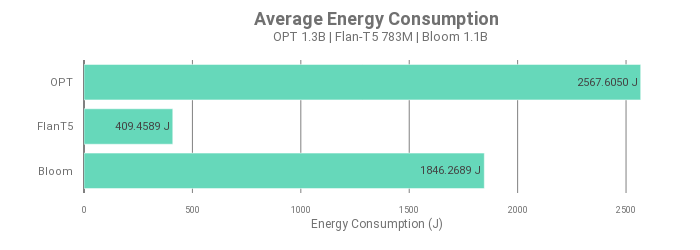

Notebook code cell kept with this figure:
### Code cell
def plot_average_energy_bar(dataframe, title):
    # Calculate Energy (J) by multiplying Combined Power (mW) by time (s) and converting to joules (1 mW = 0.001 J)
    dataframe['Energy (J)'] = (dataframe['Combined Power'] * dataframe['time']) * 0.001

    # Calculate the average Energy (J) for each model
    barDf = dataframe.groupby('Model')['Energy (J)'].mean().reset_index()

    # Create a horizontal bar chart
    fig = px.bar(barDf, y='Model', x='Energy (J)', template='plotly_white',
                 orientation='h', hover_name='Model', 
                 width=700, height=250, 
                 color_discrete_sequence=[green],
                 labels={"Energy (J)": "Energy Consumption (J)"})

    fig.update_xaxes(zeroline=True, title_font=dict(size=12), color=titlecolor,
                     title_font_color=titlecolor, tickfont=dict(size=9), 
                     gridcolor=graycolor, zerolinecolor=graycolor)
    fig.update_yaxes(zeroline=True, showgrid=False, color=titlecolor, 
                     title_font_color=titlecolor, tickfont=dict(size=11), title_text='')
    fig.update_traces(hovertemplate='%{x:.4f} (J)', texttemplate='%{x:.4f} J', 
                      textfont=dict(size=11))
    
    fig.update_layout(autosize=True, hovermode=False, legend_title_text='',
                      showlegend=False, font=dict(family="SF Pro Display, Roboto, Droid Sans, Arial"),
                      title={
                          'text': "<b>Average Energy Consumption</b> <br> <sup> OPT 1.3B | Flan-T5 783M | Bloom 1.1B </sup>",
                          'y': 0.90,
                          'x': 0.54,
                          'xanchor': 'center',
                          'yanchor': 'top',
                          'font': dict(size=18, color=titlecolor)},
                      margin=dict(r=30, b=15, t=60),
                      margin_pad=10,
                      modebar=dict(orientation='v'),
                      plot_bgcolor=bgcolor,
                      paper_bgcolor=bgcolor,
                     )

    # Save the figure as SVG and show
    fig.write_image("./energy-average-bar.png")  # Save as svg
    fig.show()

# Example usage with combined_power_time_summary
print(combined_power_time_summary.head())
plot_average_energy_bar(combined_power_time_summary, "Energy Consumption")

### Figure 1 — Plotly figure (JSON) as saved in the notebook; plotly's stock layout.template omitted (floating-point values rounded to 4 significant figures)
{"data": [{"alignmentgroup": "True", "hovertemplate": "%{x:.4f} (J)", "hovertext": ["Bloom", "FlanT5", "OPT"], "legendgroup": "", "marker": {"color": "#66D8BA", "pattern": {"shape": ""}}, "name": "", "offsetgroup": "", "orientation": "h", "showlegend": false, "textfont": {"size": 11}, "textposition": "auto", "texttemplate": "%{x:.4f} J", "type": "bar", "x": [1846.0, 409.5, 2568.0], "xaxis": "x", "y": ["Bloom", "FlanT5", "OPT"], "yaxis": "y"}], "layout": {"autosize": true, "barmode": "relative", "font": {"family": "SF Pro Display, Roboto, Droid Sans, Arial"}, "height": 250, "hovermode": false, "legend": {"title": {"text": ""}, "tracegroupgap": 0}, "margin": {"b": 15, "pad": 10, "r": 30, "t": 60}, "modebar": {"orientation": "v"}, "paper_bgcolor": "white", "plot_bgcolor": "white", "showlegend": false, "title": {"font": {"color": "#707070", "size": 18}, "text": "<b>Average Energy Consumption</b> <br> <sup> OPT 1.3B | Flan-T5 783M | Bloom 1.1B </sup>", "x": 0.54, "xanchor": "center", "y": 0.9, "yanchor": "top"}, "width": 700, "xaxis": {"anchor": "y", "color": "#707070", "domain": [0, 1], "gridcolor": "gray", "tickfont": {"size": 9}, "title": {"font": {"color": "#707070", "size": 12}, "text": "Energy Consumption (J)"}, "zeroline": true, "zerolinecolor": "gray"}, "yaxis": {"anchor": "x", "color": "#707070", "domain": [0, 1], "showgrid": false, "tickfont": {"size": 11}, "title": {"font": {"color": "#707070"}, "text": ""}, "zeroline": true}}}
